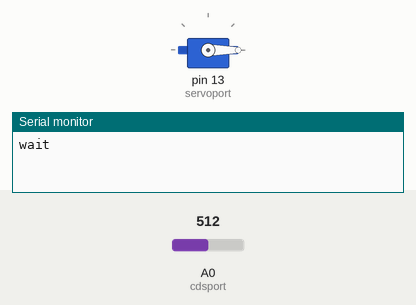
This sketch was run on a simulated Arduino Uno, built with avr-gcc and run on an emulated ATmega328P. Shown: servo, the last lines printed to the serial monitor. The test bench sets the inputs (shaded band); at power-on: A0 (cdsport) = 512.

Above: at 0.05 s.
At 2.55 s:
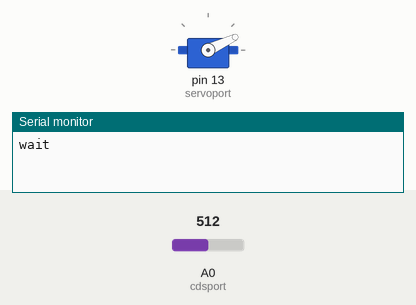
At 5.1 s:
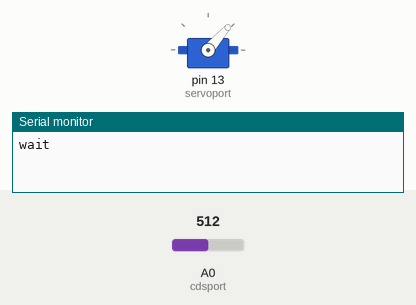
At 10.15 s:
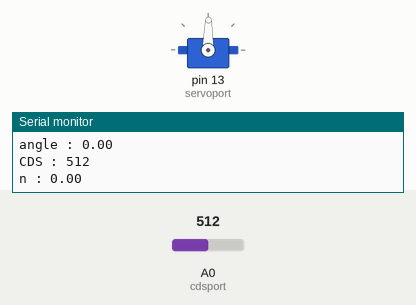
Timing chart, 0 to 13.2 s (numbered marks = the images above):
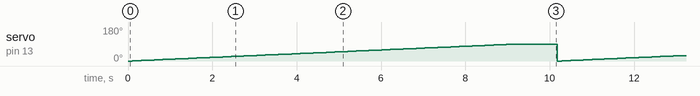

The sketch:

refraction_index.ino
```cpp
#include <Servo.h>

Servo servo1;
int servoport = 13;
float angle = 0;
int cdsport = A0;
int value;
int MINcds = 1024;
float MINangle;
float h = 27.2, w = 59, d = 6.4;
float y1, y2, n;

void setup(){
    pinMode(cdsport, INPUT);
    servo1.attach(servoport);
    Serial.begin(9600);
}

void loop(){
   Serial.println("wait");
   for(angle=0;angle<=90;angle+=0.1){
       value=analogRead(cdsport);
       servo1.write(angle);
       delay(10);
       if(value<MINcds){
           MINangle=angle;
           MINcds=value;
       }
   }

   y1 = d*tan(MINangle*PI/180);
   y2 = h-y1;
   n=sin(MINangle*PI/180)*sqrt(sq(w)+sq(y2))/(y2);

   Serial.println();
   Serial.print("angle : ");
   Serial.println(MINangle);

   Serial.print("CDS : ");
   Serial.println(MINcds);

   Serial.print("n : ");
   Serial.println(n);

   Serial.println("");
   delay(1000);
}
```

Measured:
- by itself, servo on pin 13 (servoport): ramps from 0° to 89° and jumps back, once every 10.2 s
